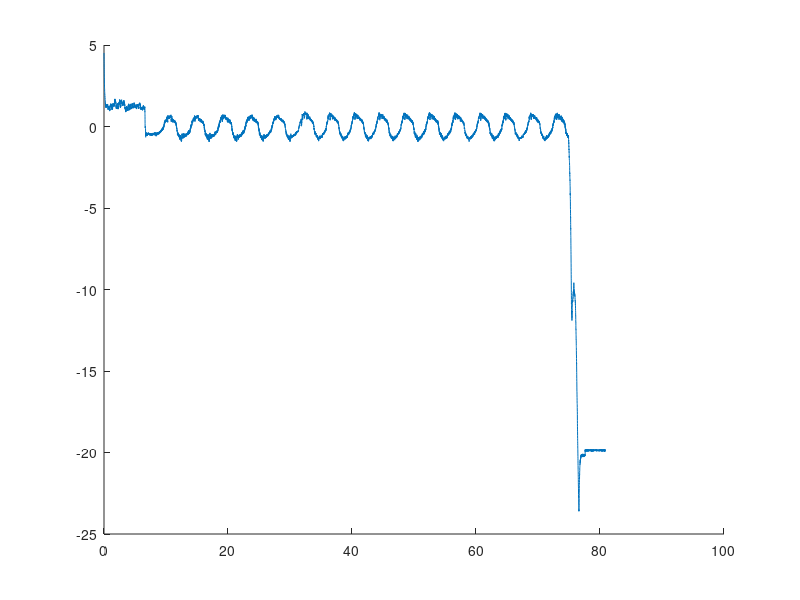

The MATLAB source for this figure: (Note: this script raises an error after producing the figure.)
plot_dir = '../plots/Real_time/';
%% Plotting QR2 setpoint
load('sim_3_setpoint.mat')
set_pos = 32;
label = {'x_d'};
up_y = 0.5; down_y = -1; minx =20; maxx = 50; % axis definition
fig_ctrl = figure('units','normalized','outerposition',[0 0 1 1]);
hold on
plot(meas_ctrl.time,meas_ctrl.signals.values)
xline(set_pos,'-',label)
axis([minx maxx -1 1]);
title('QR2, 15° set point, Real-time Output of Control signal u = -K*(x-x_d)');
legend('$u_{control}$','Interpreter','latex');
xlabel('time [s]');ylabel('Voltage [V]');
saveas(fig_ctrl, strcat(plot_dir,'QR2_setpoint_control.png'));
fig_states = figure('units','normalized','outerposition',[0 0 1 1]);
subplot(4,1,1);hold on;
plot(meas_states.time, meas_states.signals.values(:,1));
xline(set_pos,'-',label);
title('Real-time Output of $\theta$ (equal to the state)','Interpreter','latex')
axis([minx maxx -0.5 1]);xlabel('time [s]');ylabel('angle [rad]');
subplot(4,1,2);hold on;
xline(set_pos,'-',label);
plot(meas_states.time, meas_states.signals.values(:,2));
title('Real-time Output of $\alpha$ (equal to the state)','Interpreter','latex')
axis([minx maxx -0.03 0.03]);xlabel('time [s]');ylabel('angle [rad]');
subplot(4,1,3);hold on;
xline(set_pos,'-',label);
plot(meas_states.time, meas_states.signals.values(:,3))
title('Real-time Output of $\dot{\theta}$ (equal to the state)','Interpreter','latex')
axis([minx maxx -1 1]);xlabel('time [s]');ylabel('angular velocity [rad/s]');
subplot(4,1,4);hold on;
xline(set_pos,'-',label);
plot(meas_states.time, meas_states.signals.values(:,4))
title('Real-time Output of $\dot{\alpha}$ (equal to the state)','Interpreter','latex')
axis([minx maxx -0.2 0.2]);xlabel('time [s]');ylabel('angular velocity [rad/s]');
sgtitle('QR2, 15° set point, Real-time Output of the estimated state');
saveas(fig_states, strcat(plot_dir,'QR2_setpoint_states.png'));
%% Plotting QR2 Disturbance
load('sim_3_disturbance.mat')
label = {'Dist'};
set_pos =74.495;
up_y = 0.5; down_y = -1; minx =60; maxx =90; % axis definition
fig_ctrl = figure('units','normalized','outerposition',[0 0 1 1]);
hold on
plot(meas_ctrl.time,meas_ctrl.signals.values)
xline(set_pos,'-',label)
axis([minx maxx -3 3]);
title('QR2, Disturbance rejection, Real-time Output of Control signal u = -K*(x-x_d)');
legend('$u_{control}$','Interpreter','latex');
xlabel('time [s]');ylabel('Voltage [V]');
saveas(fig_ctrl, strcat(plot_dir,'QR2_disturbance_control.png'));
fig_states = figure('units','normalized','outerposition',[0 0 1 1]);
subplot(4,1,1);hold on;
plot(meas_states.time, meas_states.signals.values(:,1));
xline(set_pos,'-',label);
title('Real-time Output of $\theta$ (equal to the state)','Interpreter','latex')
axis([minx maxx -1 0.5]);xlabel('time [s]');ylabel('angle [rad]');
subplot(4,1,2);hold on;
xline(set_pos,'-',label);
plot(meas_states.time, meas_states.signals.values(:,2));
title('Real-time Output of $\alpha$ (equal to the state)','Interpreter','latex')
axis([minx maxx -0.07 0.07]);xlabel('time [s]');ylabel('angle [rad]');
subplot(4,1,3);hold on;
xline(set_pos,'-',label);
plot(meas_states.time, meas_states.signals.values(:,3))
title('Real-time Output of $\dot{\theta}$ (equal to the state)','Interpreter','latex')
axis([minx maxx -2 2]);xlabel('time [s]');ylabel('angular velocity [rad/s]');
subplot(4,1,4);hold on;
xline(set_pos,'-',label);
plot(meas_states.time, meas_states.signals.values(:,4))
title('Real-time Output of $\dot{\alpha}$ (equal to the state)','Interpreter','latex')
axis([minx maxx -0.5 0.5]);xlabel('time [s]');ylabel('angular velocity [rad/s]');
sgtitle('QR2, Disturbance rejection, Real-time Output of the estimated state');
saveas(fig_states, strcat(plot_dir,'QR2_disturbance_states.png'));
%% Plotting QR4 setpoint
load('sim_5_setpoint.mat')
label = {'x_d','x_0','x_d'};
set_pos1 = 14.365;
set_pos2 = 19.485;
set_pos3 = 24.335;
set_pos = [set_pos1,set_pos2,set_pos3];
up_y = 0.5; down_y = -1; minx =10; maxx = 40; % axis definition
fig_ctrl = figure('units','normalized','outerposition',[0 0 1 1]);
hold on
plot(meas_ctrl.time,meas_ctrl.signals.values)
xline(set_pos,'-',label)
axis([minx maxx -1.2 1.2]);
title('QR4, 15° set point, Real-time Output of Control signal u = -K*(x-x_d)');
legend('$u_{control}$','Interpreter','latex');
xlabel('time [s]');ylabel('Voltage [V]');
saveas(fig_ctrl, strcat(plot_dir,'QR4_setpoint_control.png'));
fig_states = figure('units','normalized','outerposition',[0 0 1 1]);
subplot(4,1,1);hold on;
plot(meas_states.time, meas_states.signals.values(:,1));
xline(set_pos,'-',label);
title('Real-time Output of $\theta$ (equal to the state)','Interpreter','latex')
axis([minx maxx -0.5 0.5]);xlabel('time [s]');ylabel('angle [rad]');
subplot(4,1,2);hold on;
xline(set_pos,'-',label);
plot(meas_states.time, meas_states.signals.values(:,2));
title('Real-time Output of $\alpha$ (equal to the state)','Interpreter','latex')
axis([minx maxx -0.03 0.03]);xlabel('time [s]');ylabel('angle [rad]');
subplot(4,1,3);hold on;
xline(set_pos,'-',label);
plot(meas_states.time, meas_states.signals.values(:,3))
title('Real-time Output of $\dot{\theta}$ (equal to the state)','Interpreter','latex')
axis([minx maxx -1 1]);xlabel('time [s]');ylabel('angular velocity [rad/s]');
subplot(4,1,4);hold on;
xline(set_pos,'-',label);
plot(meas_states.time, meas_states.signals.values(:,4))
title('Real-time Output of $\dot{\alpha}$ (equal to the state)','Interpreter','latex')
axis([minx maxx -0.2 0.2]);xlabel('time [s]');ylabel('angular velocity [rad/s]');
sgtitle('QR4, 15° set point, Real-time Output of the estimated state');
saveas(fig_states, strcat(plot_dir,'QR4_setpoint_states.png'));